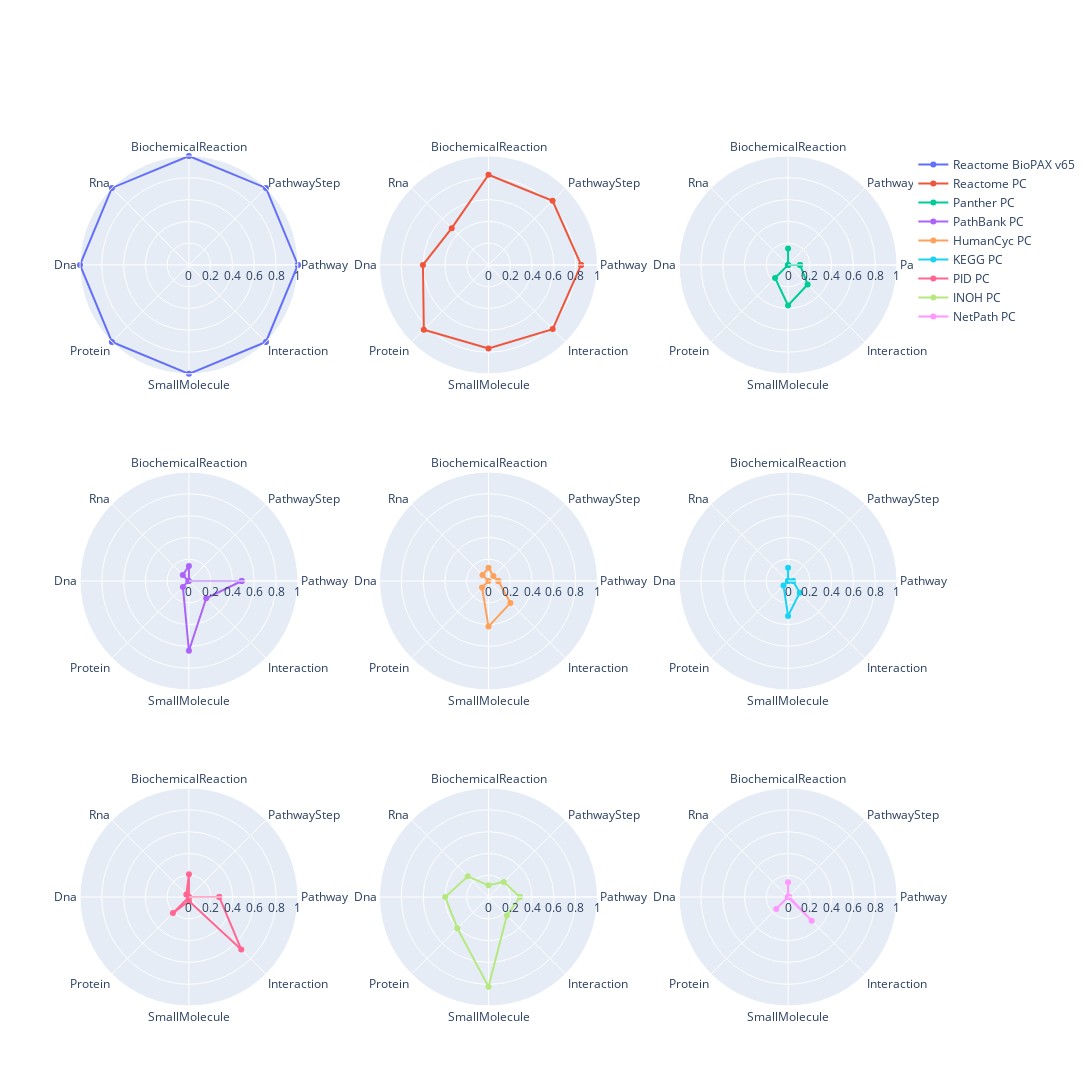

The cell this chart's notebook holds for it:
### Markdown cell above
## Supplementary Figure

The supplementary figure represents the radar plots of the nine pathway databases listed on PathwayCommons: Reactome (standalone export version 65 and PathwayCommons version), Panther (PathwayCommons), PathBank (PathwayCommons), HumanCyc (PathwayCommons), KEGG (PathwayCommons), PID (PathwayCommons), INOH (PathwayCommons) and NetPath (PathwayCommons)

### Code cell
fig2 = make_subplots(rows=3, 
                    cols=3, 
                    start_cell="top-left", 
                    horizontal_spacing=0.1,
                    vertical_spacing=0.1,
                    specs=[
    [{"type":"scatterpolar"}, {"type":"scatterpolar"}, {"type":"scatterpolar"}],
    [{"type":"scatterpolar"}, {"type":"scatterpolar"}, {"type":"scatterpolar"}],
    [{"type":"scatterpolar"}, {"type":"scatterpolar"}, {"type":"scatterpolar"}]
])  

fig2.add_trace(go.Scatterpolar(name = "Reactome BioPAX v65", r = counts_reactome_v65, theta=classes), 1, 1)
fig2.add_trace(go.Scatterpolar(name = "Reactome PC", r = counts_reactome_pc, theta=classes), 1, 2)
fig2.add_trace(go.Scatterpolar(name = "Panther PC", r = counts_panther, theta=classes), 1, 3)
fig2.add_trace(go.Scatterpolar(name = "PathBank PC", r = counts_pathbank, theta=classes), 2, 1)
fig2.add_trace(go.Scatterpolar(name = "HumanCyc PC", r = counts_humancyc, theta=classes), 2, 2)
fig2.add_trace(go.Scatterpolar(name = "KEGG PC", r = counts_kegg, theta=classes), 2, 3)
fig2.add_trace(go.Scatterpolar(name = "PID PC", r = counts_pid, theta=classes), 3, 1)
fig2.add_trace(go.Scatterpolar(name = "INOH PC", r = counts_inoh, theta=classes), 3, 2)
fig2.add_trace(go.Scatterpolar(name = "NetPath PC", r = counts_netpath, theta=classes), 3, 3)


fig2.update_layout(margin=dict(t=150))
fig2.update_polars(radialaxis=dict(range=[0, 1])) # same axis
fig2.update_layout(width=1600, height=1300, polar=dict(radialaxis=dict(visible=True)))
fig2.write_image("../Results/radar_plot_bp_classes_all_databases.pdf")
fig2.write_image("../Results/radar_plot_bp_classes_all_databases.svg")
fig2.show()

### Figure 1 — Plotly figure (JSON) as saved in the notebook; plotly's stock layout.template omitted (floating-point values rounded to 4 significant figures)
{"data": [{"name": "Reactome BioPAX v65", "r": [1, 1, 1, 1, 1, 1, 1, 1, 1, 1], "subplot": "polar", "theta": ["Pathway", "PathwayStep", "BiochemicalReaction", "Rna", "Dna", "Protein", "SmallMolecule", "Interaction", "Pathway"], "type": "scatterpolar"}, {"name": "Reactome PC", "r": [0.85, 0.8318, 0.8283, 0.4771, 0.6018, 0.8399, 0.7666, 0.833, 0.85, 0.85], "subplot": "polar2", "theta": ["Pathway", "PathwayStep", "BiochemicalReaction", "Rna", "Dna", "Protein", "SmallMolecule", "Interaction", "Pathway"], "type": "scatterpolar"}, {"name": "Panther PC", "r": [0.1104, 0, 0.1511, 0, 0, 0.1688, 0.3726, 0.2537, 0.1104, 0.1104], "subplot": "polar3", "theta": ["Pathway", "PathwayStep", "BiochemicalReaction", "Rna", "Dna", "Protein", "SmallMolecule", "Interaction", "Pathway"], "type": "scatterpolar"}, {"name": "PathBank PC", "r": [0.4845, 0, 0.1375, 0.07951, 0.006085, 0.07808, 0.6401, 0.2244, 0.4845, 0.4845], "subplot": "polar4", "theta": ["Pathway", "PathwayStep", "BiochemicalReaction", "Rna", "Dna", "Protein", "SmallMolecule", "Interaction", "Pathway"], "type": "scatterpolar"}, {"name": "HumanCyc PC", "r": [0.09053, 0.06351, 0.1227, 0.07798, 0, 0.08379, 0.4184, 0.2844, 0.09053, 0.09053], "subplot": "polar5", "theta": ["Pathway", "PathwayStep", "BiochemicalReaction", "Rna", "Dna", "Protein", "SmallMolecule", "Interaction", "Pathway"], "type": "scatterpolar"}, {"name": "KEGG PC", "r": [0.04564, 0, 0.1212, 0, 0, 0.05915, 0.3202, 0.1513, 0.04564, 0.04564], "subplot": "polar6", "theta": ["Pathway", "PathwayStep", "BiochemicalReaction", "Rna", "Dna", "Protein", "SmallMolecule", "Interaction", "Pathway"], "type": "scatterpolar"}, {"name": "PID PC", "r": [0.2787, 0, 0.2084, 0.03364, 0, 0.208, 0.03618, 0.6793, 0.2787, 0.2787], "subplot": "polar7", "theta": ["Pathway", "PathwayStep", "BiochemicalReaction", "Rna", "Dna", "Protein", "SmallMolecule", "Interaction", "Pathway"], "type": "scatterpolar"}, {"name": "INOH PC", "r": [0.2896, 0.1971, 0.1078, 0.2691, 0.3976, 0.4046, 0.8224, 0.2386, 0.2896, 0.2896], "subplot": "polar8", "theta": ["Pathway", "PathwayStep", "BiochemicalReaction", "Rna", "Dna", "Protein", "SmallMolecule", "Interaction", "Pathway"], "type": "scatterpolar"}, {"name": "NetPath PC", "r": [0.0101, 0, 0.1369, 0, 0, 0.1536, 0, 0.306, 0.0101, 0.0101], "subplot": "polar9", "theta": ["Pathway", "PathwayStep", "BiochemicalReaction", "Rna", "Dna", "Protein", "SmallMolecule", "Interaction", "Pathway"], "type": "scatterpolar"}], "layout": {"height": 1300, "margin": {"t": 150}, "polar": {"domain": {"x": [0, 0.2667], "y": [0.7333, 1]}, "radialaxis": {"range": [0, 1], "visible": true}}, "polar2": {"domain": {"x": [0.3667, 0.6333], "y": [0.7333, 1]}, "radialaxis": {"range": [0, 1]}}, "polar3": {"domain": {"x": [0.7333, 1], "y": [0.7333, 1]}, "radialaxis": {"range": [0, 1]}}, "polar4": {"domain": {"x": [0, 0.2667], "y": [0.3667, 0.6333]}, "radialaxis": {"range": [0, 1]}}, "polar5": {"domain": {"x": [0.3667, 0.6333], "y": [0.3667, 0.6333]}, "radialaxis": {"range": [0, 1]}}, "polar6": {"domain": {"x": [0.7333, 1], "y": [0.3667, 0.6333]}, "radialaxis": {"range": [0, 1]}}, "polar7": {"domain": {"x": [0, 0.2667], "y": [0, 0.2667]}, "radialaxis": {"range": [0, 1]}}, "polar8": {"domain": {"x": [0.3667, 0.6333], "y": [0, 0.2667]}, "radialaxis": {"range": [0, 1]}}, "polar9": {"domain": {"x": [0.7333, 1], "y": [0, 0.2667]}, "radialaxis": {"range": [0, 1]}}, "width": 1600}}
